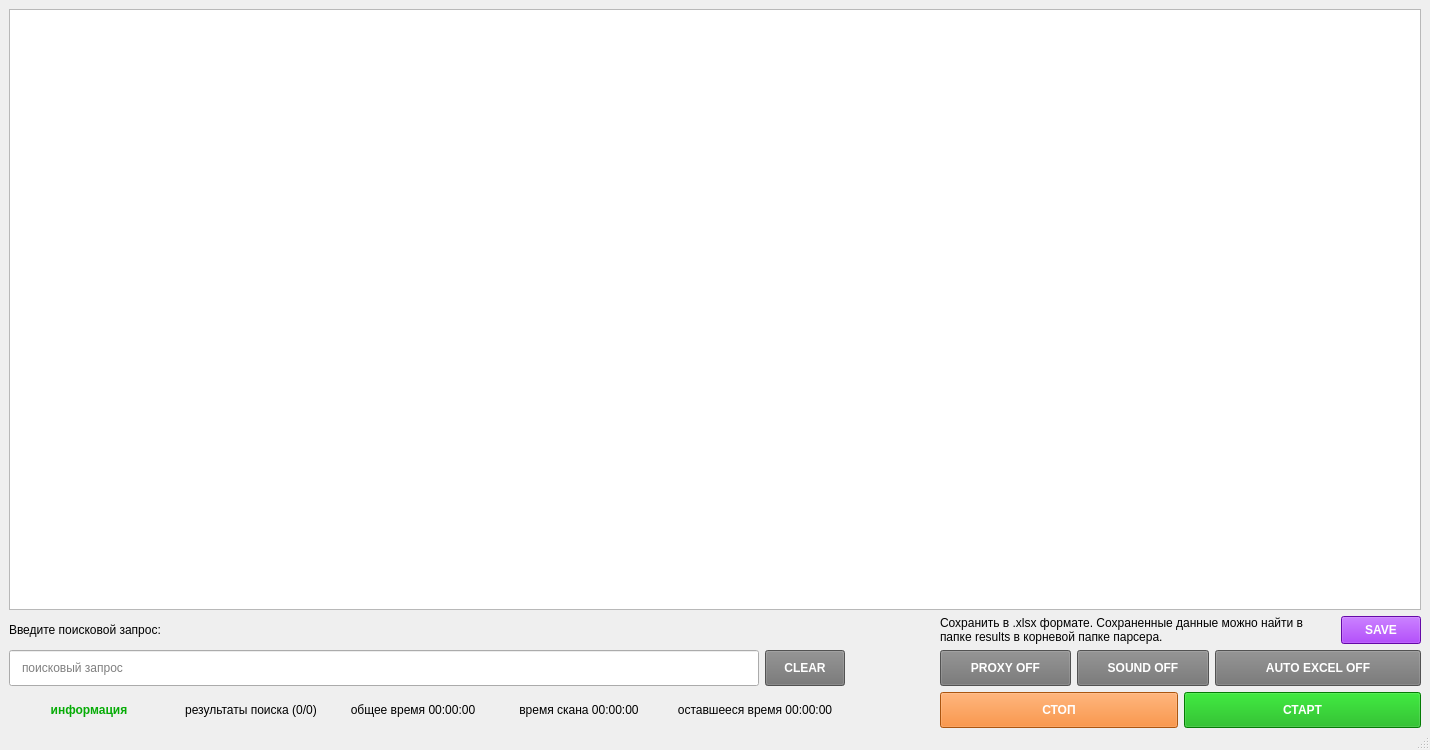
<?xml version="1.0" encoding="UTF-8"?>
<ui version="4.0">
 <class>MainWindow</class>
 <widget class="QMainWindow" name="MainWindow">
  <property name="geometry">
   <rect>
    <x>0</x>
    <y>0</y>
    <width>1430</width>
    <height>750</height>
   </rect>
  </property>
  <property name="sizePolicy">
   <sizepolicy hsizetype="Preferred" vsizetype="Preferred">
    <horstretch>0</horstretch>
    <verstretch>0</verstretch>
   </sizepolicy>
  </property>
  <property name="minimumSize">
   <size>
    <width>1430</width>
    <height>750</height>
   </size>
  </property>
  <property name="windowTitle">
   <string>MainWindow</string>
  </property>
  <widget class="QWidget" name="centralwidget">
   <property name="sizePolicy">
    <sizepolicy hsizetype="Preferred" vsizetype="Preferred">
     <horstretch>100</horstretch>
     <verstretch>100</verstretch>
    </sizepolicy>
   </property>
   <property name="minimumSize">
    <size>
     <width>0</width>
     <height>575</height>
    </size>
   </property>
   <layout class="QGridLayout" name="gridLayout">
    <property name="bottomMargin">
     <number>0</number>
    </property>
    <item row="0" column="0">
     <widget class="QTableWidget" name="table_widget">
      <property name="sizePolicy">
       <sizepolicy hsizetype="Expanding" vsizetype="Expanding">
        <horstretch>100</horstretch>
        <verstretch>0</verstretch>
       </sizepolicy>
      </property>
     </widget>
    </item>
    <item row="1" column="0">
     <layout class="QHBoxLayout" name="horizontalLayout_10" stretch="60,5,35">
      <item>
       <layout class="QVBoxLayout" name="verticalLayout_2">
        <property name="rightMargin">
         <number>20</number>
        </property>
        <item>
         <layout class="QHBoxLayout" name="horizontalLayout_6">
          <item>
           <widget class="QLabel" name="inputLabel">
            <property name="sizePolicy">
             <sizepolicy hsizetype="Expanding" vsizetype="Fixed">
              <horstretch>0</horstretch>
              <verstretch>0</verstretch>
             </sizepolicy>
            </property>
            <property name="minimumSize">
             <size>
              <width>0</width>
              <height>0</height>
             </size>
            </property>
            <property name="maximumSize">
             <size>
              <width>16777215</width>
              <height>28</height>
             </size>
            </property>
            <property name="text">
             <string>Введите поисковой запрос:</string>
            </property>
            <property name="wordWrap">
             <bool>true</bool>
            </property>
           </widget>
          </item>
         </layout>
        </item>
        <item>
         <layout class="QHBoxLayout" name="horizontalLayout_5">
          <item>
           <widget class="QLineEdit" name="lineEdit">
            <property name="sizePolicy">
             <sizepolicy hsizetype="Expanding" vsizetype="Fixed">
              <horstretch>0</horstretch>
              <verstretch>0</verstretch>
             </sizepolicy>
            </property>
            <property name="minimumSize">
             <size>
              <width>0</width>
              <height>36</height>
             </size>
            </property>
            <property name="maximumSize">
             <size>
              <width>16777215</width>
              <height>36</height>
             </size>
            </property>
            <property name="toolTip">
             <string/>
            </property>
            <property name="styleSheet">
             <string notr="true">padding-left: 10px;
padding-right: 10px;</string>
            </property>
            <property name="text">
             <string/>
            </property>
            <property name="placeholderText">
             <string>поисковый запрос</string>
            </property>
           </widget>
          </item>
          <item>
           <widget class="QPushButton" name="clearButton">
            <property name="sizePolicy">
             <sizepolicy hsizetype="Fixed" vsizetype="Fixed">
              <horstretch>0</horstretch>
              <verstretch>0</verstretch>
             </sizepolicy>
            </property>
            <property name="minimumSize">
             <size>
              <width>80</width>
              <height>36</height>
             </size>
            </property>
            <property name="maximumSize">
             <size>
              <width>16777215</width>
              <height>36</height>
             </size>
            </property>
            <property name="font">
             <font>
              <weight>75</weight>
              <bold>true</bold>
             </font>
            </property>
            <property name="styleSheet">
             <string notr="true">color: rgb(255, 255, 255);
background-color: rgb(115, 115, 115);</string>
            </property>
            <property name="text">
             <string>CLEAR</string>
            </property>
            <property name="shortcut">
             <string notr="true" extracomment="очистка строки"/>
            </property>
           </widget>
          </item>
         </layout>
        </item>
        <item>
         <layout class="QHBoxLayout" name="horizontalLayout">
          <item>
           <widget class="QLabel" name="infoLabel">
            <property name="sizePolicy">
             <sizepolicy hsizetype="Preferred" vsizetype="Fixed">
              <horstretch>0</horstretch>
              <verstretch>0</verstretch>
             </sizepolicy>
            </property>
            <property name="minimumSize">
             <size>
              <width>160</width>
              <height>36</height>
             </size>
            </property>
            <property name="maximumSize">
             <size>
              <width>16777215</width>
              <height>36</height>
             </size>
            </property>
            <property name="font">
             <font>
              <weight>75</weight>
              <bold>true</bold>
             </font>
            </property>
            <property name="styleSheet">
             <string notr="true">color: rgb(6, 172, 6);</string>
            </property>
            <property name="text">
             <string>информация</string>
            </property>
            <property name="alignment">
             <set>Qt::AlignCenter</set>
            </property>
           </widget>
          </item>
          <item>
           <widget class="QLabel" name="resultLabel">
            <property name="sizePolicy">
             <sizepolicy hsizetype="Expanding" vsizetype="Fixed">
              <horstretch>0</horstretch>
              <verstretch>0</verstretch>
             </sizepolicy>
            </property>
            <property name="minimumSize">
             <size>
              <width>0</width>
              <height>36</height>
             </size>
            </property>
            <property name="maximumSize">
             <size>
              <width>16777215</width>
              <height>36</height>
             </size>
            </property>
            <property name="styleSheet">
             <string notr="true">padding-left: 10px;
padding-right: 10px;</string>
            </property>
            <property name="text">
             <string>результаты поиска (0/0)</string>
            </property>
            <property name="alignment">
             <set>Qt::AlignCenter</set>
            </property>
           </widget>
          </item>
          <item>
           <widget class="QLabel" name="timeLabel">
            <property name="sizePolicy">
             <sizepolicy hsizetype="Preferred" vsizetype="Fixed">
              <horstretch>0</horstretch>
              <verstretch>0</verstretch>
             </sizepolicy>
            </property>
            <property name="minimumSize">
             <size>
              <width>160</width>
              <height>36</height>
             </size>
            </property>
            <property name="maximumSize">
             <size>
              <width>16777215</width>
              <height>36</height>
             </size>
            </property>
            <property name="text">
             <string>общее время 00:00:00</string>
            </property>
            <property name="alignment">
             <set>Qt::AlignCenter</set>
            </property>
           </widget>
          </item>
          <item>
           <widget class="QLabel" name="scanTimelabel">
            <property name="minimumSize">
             <size>
              <width>160</width>
              <height>0</height>
             </size>
            </property>
            <property name="text">
             <string>время скана 00:00:00</string>
            </property>
            <property name="alignment">
             <set>Qt::AlignCenter</set>
            </property>
           </widget>
          </item>
          <item>
           <widget class="QLabel" name="timeLeftLabel">
            <property name="sizePolicy">
             <sizepolicy hsizetype="Preferred" vsizetype="Fixed">
              <horstretch>0</horstretch>
              <verstretch>0</verstretch>
             </sizepolicy>
            </property>
            <property name="minimumSize">
             <size>
              <width>180</width>
              <height>36</height>
             </size>
            </property>
            <property name="maximumSize">
             <size>
              <width>16777215</width>
              <height>36</height>
             </size>
            </property>
            <property name="text">
             <string>оставшееся время 00:00:00</string>
            </property>
            <property name="alignment">
             <set>Qt::AlignCenter</set>
            </property>
           </widget>
          </item>
          <item>
           <spacer name="horizontalSpacer_2">
            <property name="orientation">
             <enum>Qt::Horizontal</enum>
            </property>
            <property name="sizeType">
             <enum>QSizePolicy::Maximum</enum>
            </property>
            <property name="sizeHint" stdset="0">
             <size>
              <width>16</width>
              <height>36</height>
             </size>
            </property>
           </spacer>
          </item>
         </layout>
        </item>
       </layout>
      </item>
      <item>
       <spacer name="horizontalSpacer">
        <property name="orientation">
         <enum>Qt::Horizontal</enum>
        </property>
        <property name="sizeType">
         <enum>QSizePolicy::Preferred</enum>
        </property>
        <property name="sizeHint" stdset="0">
         <size>
          <width>5</width>
          <height>20</height>
         </size>
        </property>
       </spacer>
      </item>
      <item>
       <layout class="QVBoxLayout" name="verticalLayout" stretch="0,0,0">
        <property name="sizeConstraint">
         <enum>QLayout::SetMaximumSize</enum>
        </property>
        <item>
         <layout class="QHBoxLayout" name="horizontalLayout_11">
          <item>
           <widget class="QLabel" name="saveLabel">
            <property name="sizePolicy">
             <sizepolicy hsizetype="Expanding" vsizetype="Fixed">
              <horstretch>0</horstretch>
              <verstretch>0</verstretch>
             </sizepolicy>
            </property>
            <property name="minimumSize">
             <size>
              <width>340</width>
              <height>0</height>
             </size>
            </property>
            <property name="maximumSize">
             <size>
              <width>10000</width>
              <height>28</height>
             </size>
            </property>
            <property name="text">
             <string>Сохранить в .xlsx формате. Сохраненные данные можно найти в папке results в корневой папке парсера.</string>
            </property>
            <property name="wordWrap">
             <bool>true</bool>
            </property>
           </widget>
          </item>
          <item>
           <widget class="QPushButton" name="saveButton">
            <property name="sizePolicy">
             <sizepolicy hsizetype="Fixed" vsizetype="Fixed">
              <horstretch>0</horstretch>
              <verstretch>0</verstretch>
             </sizepolicy>
            </property>
            <property name="minimumSize">
             <size>
              <width>0</width>
              <height>28</height>
             </size>
            </property>
            <property name="font">
             <font>
              <weight>75</weight>
              <bold>true</bold>
             </font>
            </property>
            <property name="toolTip">
             <string/>
            </property>
            <property name="styleSheet">
             <string notr="true">color: rgb(255, 255, 255);
background-color: rgb(142, 12, 234);</string>
            </property>
            <property name="text">
             <string>SAVE</string>
            </property>
            <property name="shortcut">
             <string extracomment="сохранить результат"/>
            </property>
           </widget>
          </item>
         </layout>
        </item>
        <item>
         <layout class="QHBoxLayout" name="horizontalLayout_2" stretch="28,28,44">
          <property name="sizeConstraint">
           <enum>QLayout::SetDefaultConstraint</enum>
          </property>
          <item>
           <widget class="QPushButton" name="proxyButton">
            <property name="sizePolicy">
             <sizepolicy hsizetype="Expanding" vsizetype="Preferred">
              <horstretch>0</horstretch>
              <verstretch>0</verstretch>
             </sizepolicy>
            </property>
            <property name="minimumSize">
             <size>
              <width>0</width>
              <height>36</height>
             </size>
            </property>
            <property name="maximumSize">
             <size>
              <width>10000</width>
              <height>16777215</height>
             </size>
            </property>
            <property name="font">
             <font>
              <weight>75</weight>
              <bold>true</bold>
             </font>
            </property>
            <property name="styleSheet">
             <string notr="true">color: rgb(255, 255, 255);
background-color: rgb(115, 115, 115);</string>
            </property>
            <property name="text">
             <string>PROXY OFF</string>
            </property>
            <property name="shortcut">
             <string notr="true"/>
            </property>
            <attribute name="buttonGroup">
             <string notr="true">buttonGroup</string>
            </attribute>
           </widget>
          </item>
          <item>
           <widget class="QPushButton" name="soundButton">
            <property name="sizePolicy">
             <sizepolicy hsizetype="Expanding" vsizetype="Preferred">
              <horstretch>0</horstretch>
              <verstretch>0</verstretch>
             </sizepolicy>
            </property>
            <property name="minimumSize">
             <size>
              <width>0</width>
              <height>36</height>
             </size>
            </property>
            <property name="maximumSize">
             <size>
              <width>10000</width>
              <height>16777215</height>
             </size>
            </property>
            <property name="font">
             <font>
              <weight>75</weight>
              <bold>true</bold>
             </font>
            </property>
            <property name="styleSheet">
             <string notr="true">color: rgb(255, 255, 255);
background-color: rgb(115, 115, 115);</string>
            </property>
            <property name="text">
             <string>SOUND OFF</string>
            </property>
            <property name="shortcut">
             <string notr="true" extracomment="on/off звук кнопок"/>
            </property>
            <attribute name="buttonGroup">
             <string notr="true">buttonGroup</string>
            </attribute>
           </widget>
          </item>
          <item>
           <widget class="QPushButton" name="autoExcelButton">
            <property name="sizePolicy">
             <sizepolicy hsizetype="Expanding" vsizetype="Preferred">
              <horstretch>0</horstretch>
              <verstretch>0</verstretch>
             </sizepolicy>
            </property>
            <property name="minimumSize">
             <size>
              <width>0</width>
              <height>36</height>
             </size>
            </property>
            <property name="maximumSize">
             <size>
              <width>10000</width>
              <height>16777215</height>
             </size>
            </property>
            <property name="font">
             <font>
              <weight>75</weight>
              <bold>true</bold>
             </font>
            </property>
            <property name="toolTip">
             <string>auto start Excel on save on/off</string>
            </property>
            <property name="toolTipDuration">
             <number>-1</number>
            </property>
            <property name="styleSheet">
             <string notr="true">color: rgb(255, 255, 255);
background-color: rgb(115, 115, 115);</string>
            </property>
            <property name="text">
             <string>AUTO EXCEL OFF</string>
            </property>
            <property name="shortcut">
             <string notr="true"/>
            </property>
            <attribute name="buttonGroup">
             <string notr="true">buttonGroup</string>
            </attribute>
           </widget>
          </item>
         </layout>
        </item>
        <item>
         <layout class="QHBoxLayout" name="horizontalLayout_3" stretch="50,50">
          <property name="sizeConstraint">
           <enum>QLayout::SetDefaultConstraint</enum>
          </property>
          <item>
           <widget class="QPushButton" name="stopButton">
            <property name="sizePolicy">
             <sizepolicy hsizetype="Expanding" vsizetype="Preferred">
              <horstretch>0</horstretch>
              <verstretch>0</verstretch>
             </sizepolicy>
            </property>
            <property name="minimumSize">
             <size>
              <width>0</width>
              <height>36</height>
             </size>
            </property>
            <property name="maximumSize">
             <size>
              <width>10000</width>
              <height>16777215</height>
             </size>
            </property>
            <property name="font">
             <font>
              <weight>75</weight>
              <bold>true</bold>
             </font>
            </property>
            <property name="styleSheet">
             <string notr="true">background-color: rgb(239, 119, 21);
color: rgb(255, 255, 255);</string>
            </property>
            <property name="text">
             <string>СТОП</string>
            </property>
           </widget>
          </item>
          <item>
           <widget class="QPushButton" name="startButton">
            <property name="sizePolicy">
             <sizepolicy hsizetype="Expanding" vsizetype="Preferred">
              <horstretch>0</horstretch>
              <verstretch>0</verstretch>
             </sizepolicy>
            </property>
            <property name="minimumSize">
             <size>
              <width>0</width>
              <height>36</height>
             </size>
            </property>
            <property name="maximumSize">
             <size>
              <width>10000</width>
              <height>16777215</height>
             </size>
            </property>
            <property name="font">
             <font>
              <weight>75</weight>
              <bold>true</bold>
             </font>
            </property>
            <property name="styleSheet">
             <string notr="true">background-color: rgb(6, 172, 6);
color: rgb(255, 255, 255);</string>
            </property>
            <property name="text">
             <string>СТАРТ</string>
            </property>
           </widget>
          </item>
         </layout>
        </item>
       </layout>
      </item>
     </layout>
    </item>
   </layout>
  </widget>
  <widget class="QStatusBar" name="statusbar"/>
 </widget>
 <resources/>
 <connections/>
 <buttongroups>
  <buttongroup name="buttonGroup"/>
 </buttongroups>
</ui>
